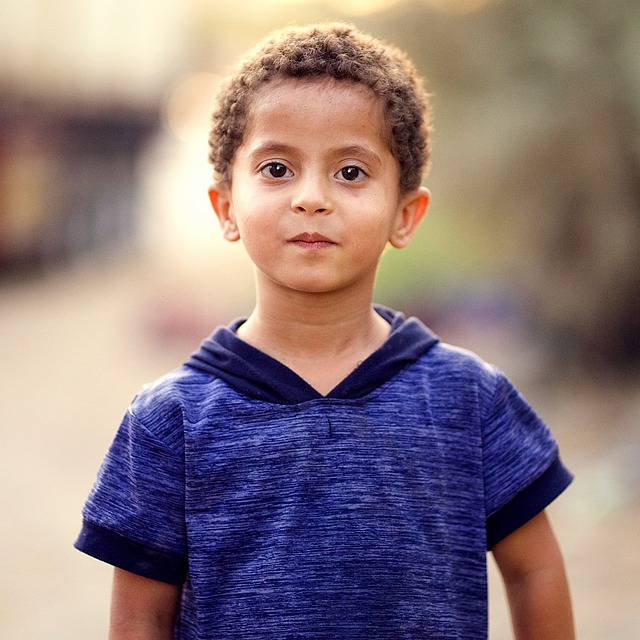
#> input picture skintone & RGB/boy.jpg, 640 x 640 px
$ python 'final skin tone.py'
#> lines starting #> are read from the running program, lines starting #| are printed output that depends on the picture; after the words box and inside, x2 and y2 are one past the last pixel; in counts of white or black regions, pixels touching at a corner belong together
#> the answer given: skintone & RGB/boy.jpg
#> in identify_skin_tone, image is the input picture: shape (640, 640, 3); mean B, G, R 124.8, 122.5, 141.5
import cv2
import numpy as np
from sklearn.cluster import KMeans
from scipy.spatial import distance
import matplotlib.pyplot as plt

# RGB Color Space Segmentation
def rgb_skin_segmentation(image):
    rule1 = (image[:, :, 0] > 95) & (image[:, :, 1] > 40) & (image[:, :, 2] > 20) & \
            ((np.max(image, axis=2) - np.min(image, axis=2)) > 15) & \
            (np.abs(image[:, :, 0] - image[:, :, 1]) > 15) & (image[:, :, 0] > image[:, :, 1]) & \
            (image[:, :, 0] > image[:, :, 2])
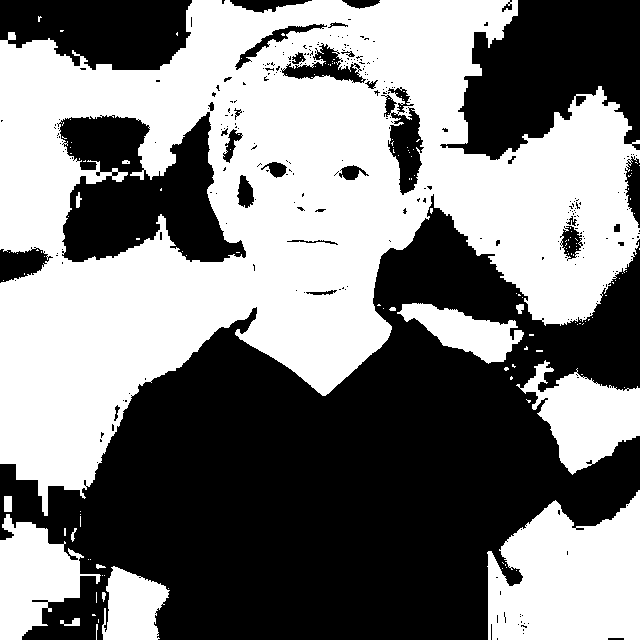
#> rule1: shape (640, 640) bool; 49.8% white; 148 white regions (132 under 20 px), largest, box (x1, y1, x2, y2) and area: (0, 0, 640, 516) 164372, (487, 490, 640, 640) 17550, (516, 360, 640, 475) 7218

    rule2 = (image[:, :, 0] > 220) & (image[:, :, 1] > 210) & (image[:, :, 2] > 170) & \
            (np.abs(image[:, :, 0] - image[:, :, 1]) <= 15) & (image[:, :, 2] < image[:, :, 0]) & \
            (image[:, :, 2] < image[:, :, 1])
#> rule2: shape (640, 640) bool; 6.3% white; 57 white regions (39 under 20 px), largest, box (x1, y1, x2, y2) and area: (0, 0, 192, 70) 10578, (0, 464, 113, 640) 7671, (148, 112, 246, 262) 4908

    mask = rule1 | rule2
#> mask: shape (640, 640) bool; 56.1% white; 273 black regions (245 under 20 px), largest, box (x1, y1, x2, y2) and area: (73, 194, 640, 640) 139517, (440, 0, 640, 160) 20509, (57, 115, 157, 262) 10161
    return mask

# YCbCr Color Space Segmentation
def ycbcr_skin_segmentation(image):
    ycbcr_image = cv2.cvtColor(image, cv2.COLOR_RGB2YCrCb)
#> ycbcr_image: shape (640, 640, 3); mean of channels 0, 1, 2 128.4, 137.3, 125.9
    Y, Cr, Cb = cv2.split(ycbcr_image)
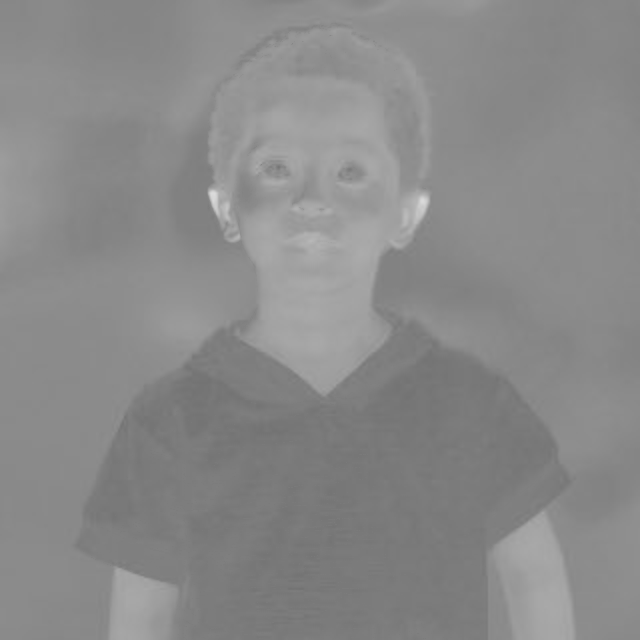
#> Cr: shape (640, 640); min 115, max 219, mean 137.3
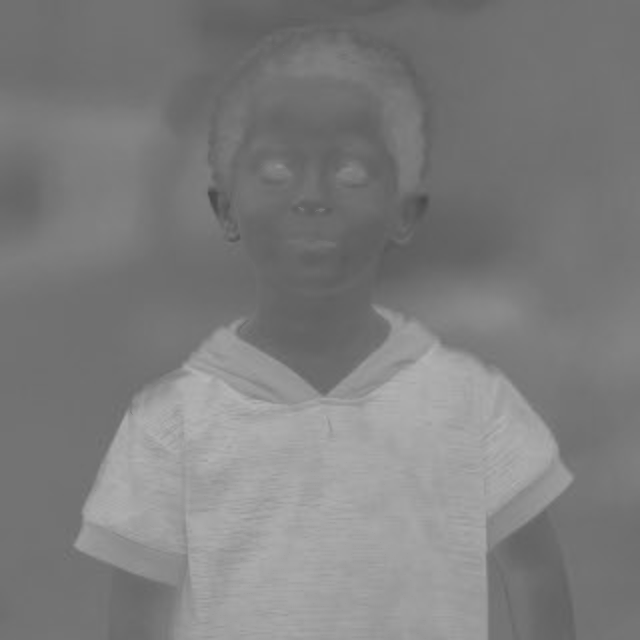
#> Cb: shape (640, 640); min 71, max 183, mean 125.9

    mask = (Cr <= 1.5862 * Cb + 20) & (Cr >= 0.3448 * Cb + 76.2069) & \
           (Cr >= -4.5652 * Cb + 234.5652) & (Cr <= -1.15 * Cb + 301.75) & \
           (Cr <= -2.2857 * Cb + 432.85)
#> mask: shape (640, 640) bool; 71.5% white; 20 black regions (12 under 20 px), largest, box (x1, y1, x2, y2) and area: (74, 297, 574, 640) 115646, (403, 194, 429, 227) 554, (208, 189, 230, 220) 331

    return mask

# HSV Color Space Segmentation
def hsv_skin_segmentation(image):
    hsv_image = cv2.cvtColor(image, cv2.COLOR_RGB2HSV)
#> hsv_image: shape (640, 640, 3); mean H, S, V 49.8, 99.9, 159.3
    H, S, V = cv2.split(hsv_image)
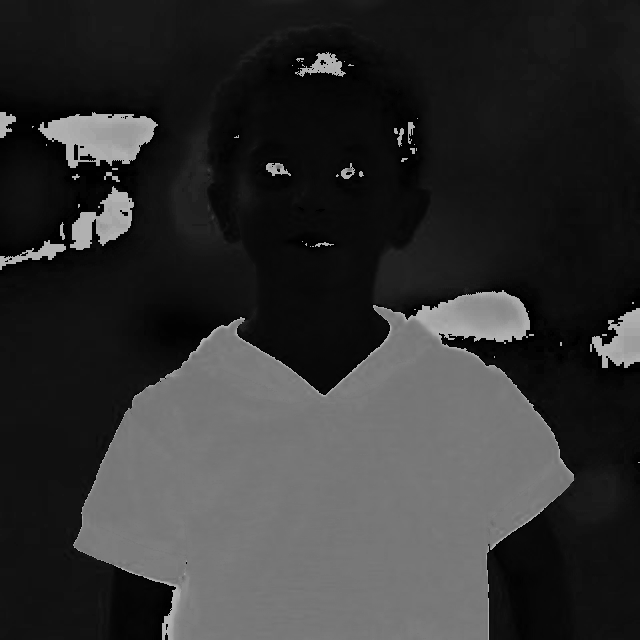
#> H: shape (640, 640); min 0, max 179, mean 49.8
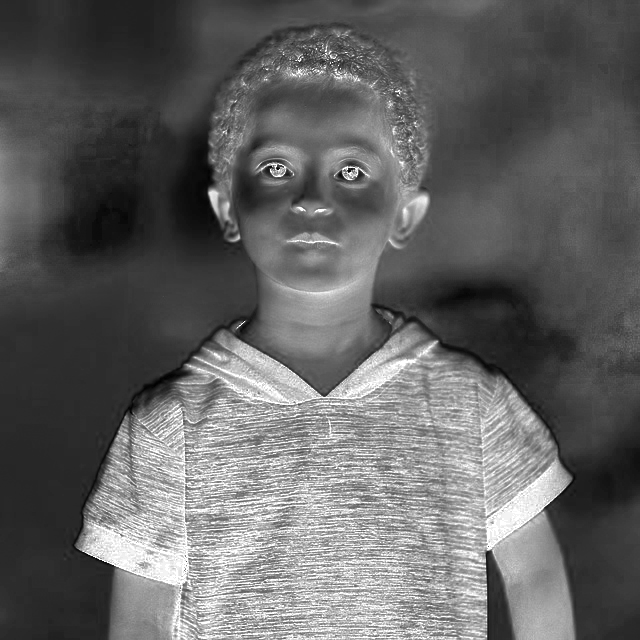
#> S: shape (640, 640); min 0, max 255, mean 99.9
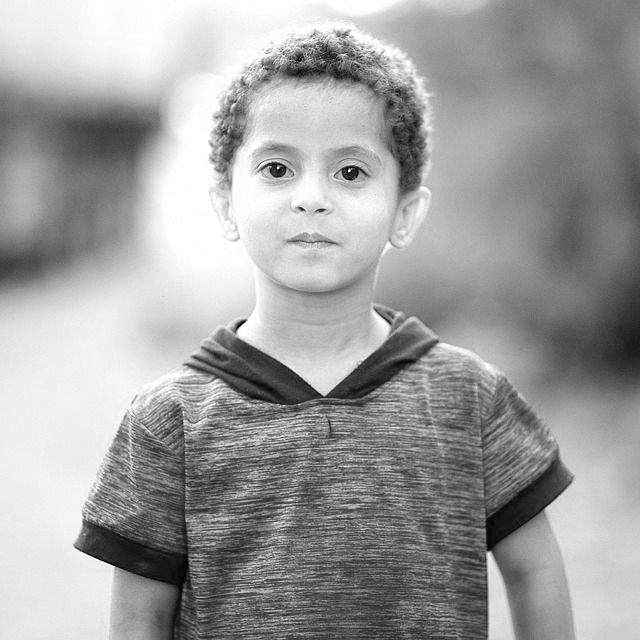
#> V: shape (640, 640); min 1, max 255, mean 159.3

    mask = (H < 50) | (H > 150)
#> mask: shape (640, 640) bool; 72.1% white; 10 black regions (7 under 20 px), largest, box (x1, y1, x2, y2) and area: (73, 306, 574, 640) 112960, (456, 296, 519, 325) 1217, (276, 164, 282, 169) 21
    return mask

# Combined Segmentation
def combined_skin_segmentation(image):
    rgb_mask = rgb_skin_segmentation(image)
    ycbcr_mask = ycbcr_skin_segmentation(image)
    hsv_mask = hsv_skin_segmentation(image)

    combined_mask = rgb_mask & ycbcr_mask & hsv_mask
#> combined_mask: shape (640, 640) bool; 55.4% white; 275 black regions (242 under 20 px), largest, box (x1, y1, x2, y2) and area: (73, 194, 640, 640) 141111, (440, 0, 640, 160) 20509, (57, 115, 157, 262) 10161
    return combined_mask

# Classify Skin Tone
def classify_skin_tone(image, mask):
    skin_pixels = image[mask]
    kmeans = KMeans(n_clusters=5, random_state=0).fit(skin_pixels)
    skin_tone = kmeans.cluster_centers_.astype(int)
#> skin_tone = [[161, 137, 112], [240, 223, 196], [123, 90, 74], [212, 177, 154], [187, 123, 93]]
    return skin_tone

# Extract skin pixels and calculate mean RGB value
def extract_skin_pixels(image):
    mask = combined_skin_segmentation(image)
    skin_pixels = image[mask]
    return skin_pixels

# Determine closest skin tone
def determine_closest_skin_tone(mean_skin_rgb, centroids):
    distances = distance.cdist([mean_skin_rgb], centroids, 'euclidean')
    closest_index = np.argmin(distances)
    return closest_index

# Centroids
centroids = np.array([[165, 109, 79], [252, 234, 203], [205, 149, 117], [122, 68, 43], [242, 188, 153]])
skin_tones = ['Medium Brown', 'Fair', 'Light Brown', 'Dark Brown', 'Light to Medium Brown']

# Identify the skin tone from the image path
def identify_skin_tone(image_path):
    image = cv2.imread(image_path)
    if image is not None:
        image = cv2.cvtColor(image, cv2.COLOR_BGR2RGB)
        mask = combined_skin_segmentation(image)
        skin_tone = classify_skin_tone(image, mask)
        if skin_tone is not None:
            print("Skin Tone RGB Values:", skin_tone)
#| Skin Tone RGB Values: [[161 137 112]
#|  [240 223 196]
#|  [123  90  74]
#|  [212 177 154]
#|  [187 123  93]]

            # Calculate mean RGB value of the skin pixels
            skin_pixels = extract_skin_pixels(image)
            mean_skin_rgb = np.mean(skin_pixels, axis=0)
#> mean_skin_rgb = [193.8, 164.1, 140.6]

            # Determine closest skin tone
            closest_index = determine_closest_skin_tone(mean_skin_rgb, centroids)
#> in determine_closest_skin_tone, `distances = distance.cdist([mean_skin_rgb], centroids, 'euclidean')`: distances = [[87.5, 110.3, 30.17, 154.6, 55.24]]
#> in determine_closest_skin_tone, `closest_index = np.argmin(distances)`: closest_index = 2
#> closest_index = 2
            predicted_skin_tone = skin_tones[closest_index]
#> predicted_skin_tone = 'Light Brown'

            print(f'The skin tone of the image is: {predicted_skin_tone}')
#| The skin tone of the image is: Light Brown

            # Display the segmented skin
            skin_segmented = cv2.bitwise_and(image, image, mask=mask.astype(np.uint8))
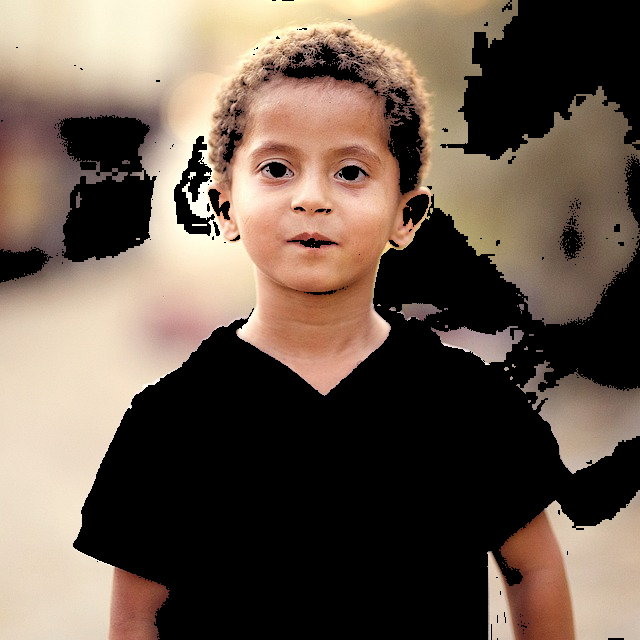
#> skin_segmented: shape (640, 640, 3); mean R, G, B 107.4, 91, 77.9
            plt.figure(figsize=(10, 10))
            plt.imshow(skin_segmented)
            plt.title("Skin Segmentation")
            plt.axis('off')
            plt.show()
        else:
            print("No skin tone detected. Try another image.")
    else:
        print(f"Error: Unable to read image at {image_path}")

# Sample
image_path = input("Enter the path of the image: ").strip()
# Raw string to handle backslashes in the file path
image_path = r'{}'.format(image_path)
identify_skin_tone(image_path)
